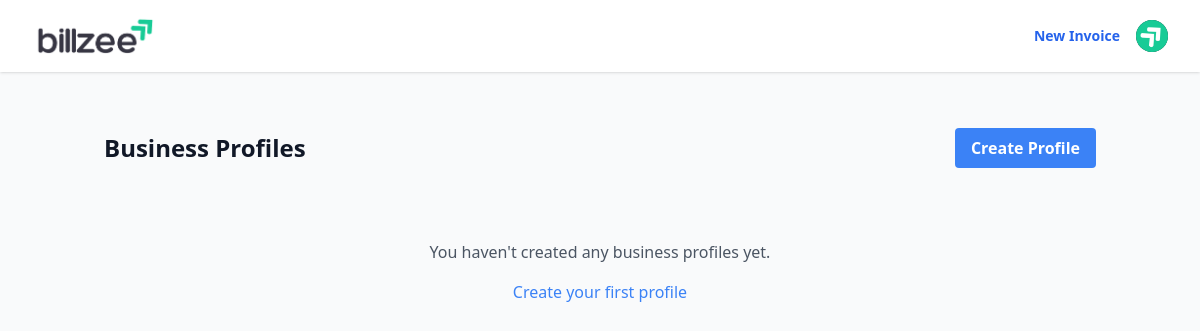
The page /users/profiles/ (signed in) on the database as committed earlier.
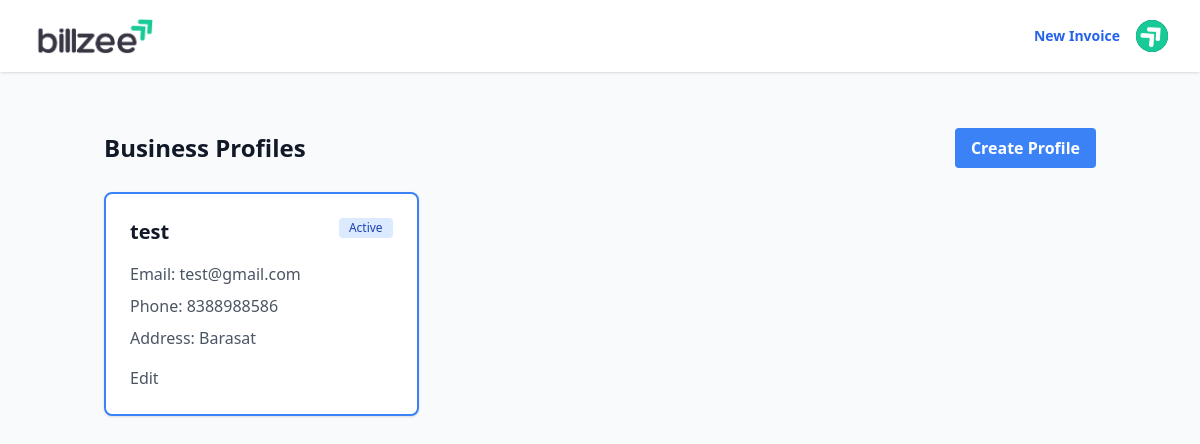
The same page on the database as committed later.
### users/models.py (models this page shows, shortened)
class Profile(models.Model):
    user = models.ForeignKey(CustomUser, on_delete=models.CASCADE, related_name='profiles')
    is_active = models.BooleanField(default=False)
    company_name = models.CharField(max_length=100)
    company_email = models.EmailField()
    password = models.CharField(max_length=128, default='')
    phone_number = models.CharField(max_length=20)
    address = models.TextField()
    city = models.CharField(max_length=100, blank=True)
    state = models.CharField(max_length=100, blank=True)
    country = models.CharField(max_length=100)
    pin_or_zip = models.CharField(max_length=20, blank=True)
    gst_id = models.CharField(max_length=20, blank=True)
    created_at = models.DateTimeField(auto_now_add=True)
    updated_at = models.DateTimeField(auto_now=True)
    class Meta:
        constraints = [
            models.UniqueConstraint(
                fields=['user', 'is_active'],
                condition=models.Q(is_active=True),
                name='unique_active_profile'
            )
        ]

### users/views.py (the view)
# urls.py: path('profiles/', views.profile_list, name='profile_list'),
@login_required
def profile_list(request):
    profiles = Profile.objects.filter(user=request.user)
    return render(request, 'users/profile_list.html', {
        'profiles': profiles,
        'title': 'Business Profiles'
    })

### users/templates/users/profile_list.html (shortened to what this page needs)
{% extends 'base.html' %}
{% block content %}
<div class="container mx-auto px-4 py-8">
    <div class="flex justify-between items-center mb-6">
        <h1 class="text-2xl font-bold text-gray-900">Business Profiles</h1>
        <a href="{% url 'users:profile_create' %}" class="bg-blue-500 hover:bg-blue-600 text-white font-semibold py-2 px-4 rounded">
            Create Profile
        </a>
    </div>
    {% if profiles %}
        <div class="grid gap-6 md:grid-cols-2 lg:grid-cols-3">
            {% for profile in profiles %}
            <div class="bg-white rounded-lg shadow p-6 {% if profile.is_active %}border-2 border-blue-500{% endif %}">
                <div class="flex justify-between items-start mb-4">
                    <h2 class="text-xl font-semibold text-gray-900">{{ profile.company_name }}</h2>
                    {% if profile.is_active %}
                        <span class="bg-blue-100 text-blue-800 text-xs font-medium px-2.5 py-0.5 rounded">Active</span>
                    {% endif %}
                </div>
                <div class="space-y-2 text-gray-600">
                    <p><span class="font-medium">Email:</span> {{ profile.company_email }}</p>
                    <p><span class="font-medium">Phone:</span> {{ profile.phone_number|default:"-" }}</p>
                    <p><span class="font-medium">Address:</span> {{ profile.address|default:"-" }}</p>
                </div>
                <div class="mt-4 flex justify-between">
                    <a href="{% url 'users:profile_edit' profile.pk %}" class="text-gray-600 hover:text-gray-900 font-medium">
                        Edit
                    </a>
                </div>
            </div>
            {% endfor %}
        </div>
    {% else %}
        <div class="text-center py-12">
            <p class="text-gray-600 mb-4">You haven't created any business profiles yet.</p>
            <a href="{% url 'users:profile_create' %}" class="text-blue-500 hover:text-blue-600 font-medium">
                Create your first profile
            </a>
        </div>
    {% endif %}
</div>
{% endblock %}

Rows that differ between the two databases and show on the page:
added Profile: company_name "test", is_active "Active", company_email "test@gmail.com", phone_number "8388988586", address "Barasat"
Other text that changed with them:
text no longer shown: "You haven't created any business profiles yet. Create your first profile"
